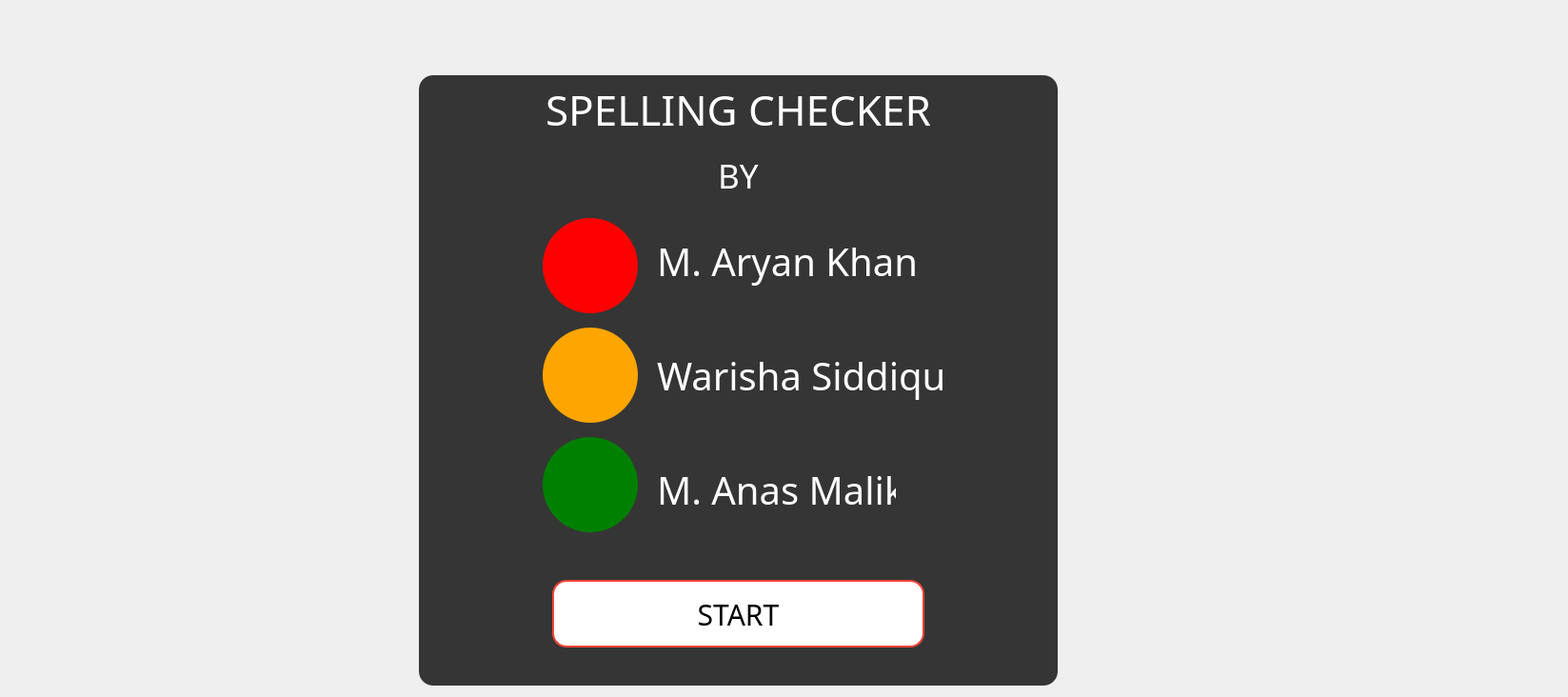
<?xml version="1.0" encoding="UTF-8"?>
<ui version="4.0">
 <class>MainWindow</class>
 <widget class="QMainWindow" name="MainWindow">
  <property name="geometry">
   <rect>
    <x>0</x>
    <y>0</y>
    <width>1647</width>
    <height>732</height>
   </rect>
  </property>
  <property name="windowTitle">
   <string>MainWindow</string>
  </property>
  <property name="styleSheet">
   <string notr="true">*{
font-family:century gothic;
}
#frame {
background-color: rgba(0,0,0,198);
border:none;
border-radius:15px;
}
#centralwidget{background-image: url(&quot;C:/Users/Lenovo/Documents/TOA/bggg.png&quot;);
}
#label,#label_2,#label_3,#label_4,#label_5{
color:white;
background: none;
font-size:44px;
text-align:center;
}
#label_2{
font-size:35px;
}
#label_3,#label_4,#label_5{
font-size:40px;
}
#p1,#p2,#p3{
border:none;
border-radius:50px;
background:red;
}
#p1{
background-image: url(&quot;C:/Users/Lenovo/Documents/TOA/man.png&quot;);
background-repeat: no;
background-position: center;
}
#p2{
background:orange;
background-image: url(&quot;C:/Users/Lenovo/Documents/TOA/woman.png&quot;);
background-repeat: no;
background-position: center;
}
#p3{
background:light green;
background-image: url(&quot;C:/Users/Lenovo/Documents/TOA/man.png&quot;);
background-repeat: no;
background-position: center;
}
#start{
font-size:30px;
background-color: white; 
color: black; 
border: 2px solid #f44336;
border-radius: 15px;
}
#start:hover{
background-color:red;
color: white;
}</string>
  </property>
  <widget class="QWidget" name="centralwidget">
   <widget class="QFrame" name="frame">
    <property name="geometry">
     <rect>
      <x>440</x>
      <y>79</y>
      <width>671</width>
      <height>641</height>
     </rect>
    </property>
    <property name="frameShape">
     <enum>QFrame::StyledPanel</enum>
    </property>
    <property name="frameShadow">
     <enum>QFrame::Raised</enum>
    </property>
    <widget class="QLabel" name="label">
     <property name="geometry">
      <rect>
       <x>0</x>
       <y>0</y>
       <width>671</width>
       <height>71</height>
      </rect>
     </property>
     <property name="text">
      <string>SPELLING CHECKER</string>
     </property>
     <property name="alignment">
      <set>Qt::AlignCenter</set>
     </property>
     <property name="wordWrap">
      <bool>false</bool>
     </property>
    </widget>
    <widget class="QLabel" name="label_2">
     <property name="geometry">
      <rect>
       <x>0</x>
       <y>70</y>
       <width>671</width>
       <height>71</height>
      </rect>
     </property>
     <property name="text">
      <string>BY</string>
     </property>
     <property name="alignment">
      <set>Qt::AlignCenter</set>
     </property>
     <property name="wordWrap">
      <bool>false</bool>
     </property>
    </widget>
    <widget class="QLabel" name="label_3">
     <property name="geometry">
      <rect>
       <x>250</x>
       <y>160</y>
       <width>271</width>
       <height>71</height>
      </rect>
     </property>
     <property name="text">
      <string>M. Aryan Khan</string>
     </property>
     <property name="alignment">
      <set>Qt::AlignLeading|Qt::AlignLeft|Qt::AlignVCenter</set>
     </property>
     <property name="wordWrap">
      <bool>false</bool>
     </property>
    </widget>
    <widget class="QLabel" name="label_4">
     <property name="geometry">
      <rect>
       <x>250</x>
       <y>400</y>
       <width>251</width>
       <height>71</height>
      </rect>
     </property>
     <property name="text">
      <string>M. Anas Malik</string>
     </property>
     <property name="alignment">
      <set>Qt::AlignLeading|Qt::AlignLeft|Qt::AlignVCenter</set>
     </property>
     <property name="wordWrap">
      <bool>false</bool>
     </property>
    </widget>
    <widget class="QLabel" name="label_5">
     <property name="geometry">
      <rect>
       <x>250</x>
       <y>280</y>
       <width>301</width>
       <height>71</height>
      </rect>
     </property>
     <property name="text">
      <string>Warisha Siddiqui</string>
     </property>
     <property name="alignment">
      <set>Qt::AlignLeading|Qt::AlignLeft|Qt::AlignVCenter</set>
     </property>
     <property name="wordWrap">
      <bool>false</bool>
     </property>
    </widget>
    <widget class="QPushButton" name="p1">
     <property name="geometry">
      <rect>
       <x>130</x>
       <y>150</y>
       <width>100</width>
       <height>100</height>
      </rect>
     </property>
     <property name="text">
      <string/>
     </property>
     <property name="iconSize">
      <size>
       <width>70</width>
       <height>70</height>
      </size>
     </property>
    </widget>
    <widget class="QPushButton" name="p2">
     <property name="geometry">
      <rect>
       <x>130</x>
       <y>265</y>
       <width>100</width>
       <height>100</height>
      </rect>
     </property>
     <property name="iconSize">
      <size>
       <width>70</width>
       <height>70</height>
      </size>
     </property>
    </widget>
    <widget class="QPushButton" name="p3">
     <property name="geometry">
      <rect>
       <x>130</x>
       <y>380</y>
       <width>100</width>
       <height>100</height>
      </rect>
     </property>
     <property name="text">
      <string/>
     </property>
     <property name="icon">
      <iconset>
       <normaloff>man.png</normaloff>man.png</iconset>
     </property>
     <property name="iconSize">
      <size>
       <width>70</width>
       <height>70</height>
      </size>
     </property>
    </widget>
    <widget class="QPushButton" name="start">
     <property name="geometry">
      <rect>
       <x>140</x>
       <y>530</y>
       <width>391</width>
       <height>71</height>
      </rect>
     </property>
     <property name="text">
      <string>START</string>
     </property>
    </widget>
   </widget>
  </widget>
 </widget>
 <resources/>
 <connections/>
</ui>
